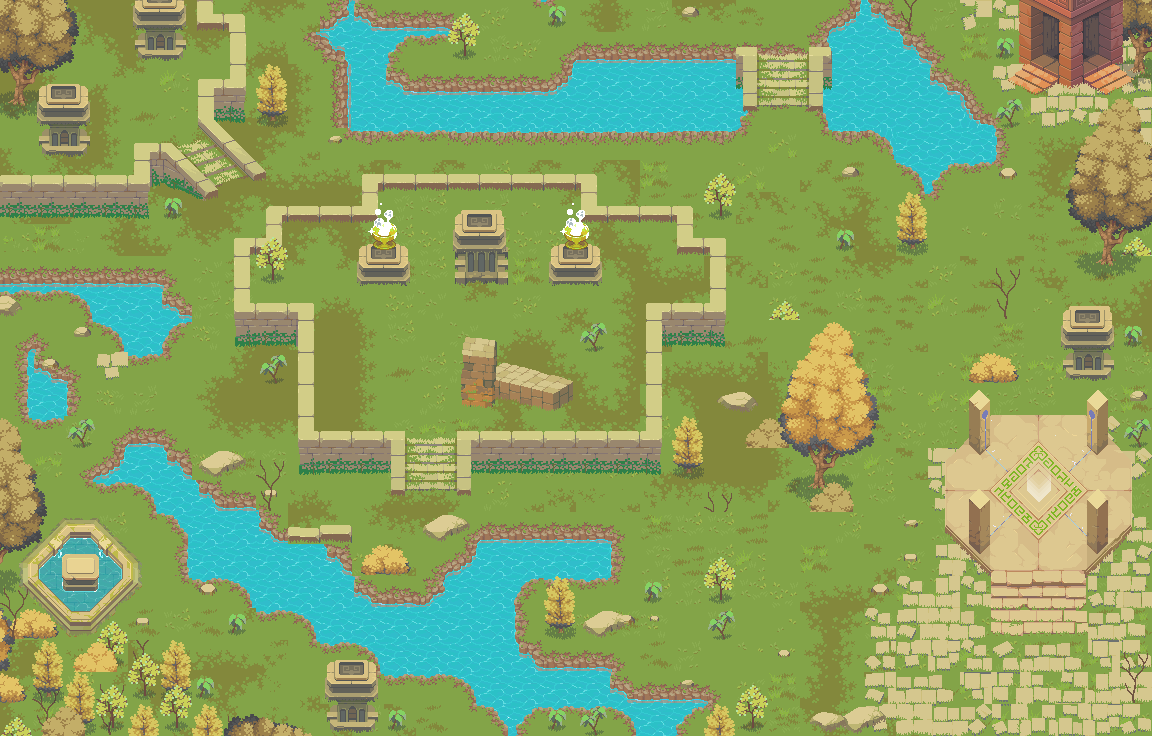

This game map was drawn from its Tiled (.tmx) file and the tilesets committed beside it. A one-line description and the trimmed map source follow:
An orthogonal 36x23 tile map with 32x32 px tiles, 11 tile layers (terrainMinus1, terrain0, terrain1, wall-8, ...), 5 tilesets and 43 objects.

<map version="1.10" tiledversion="1.11.0" orientation="orthogonal" renderorder="right-down" width="36" height="23" tilewidth="32" tileheight="32" infinite="0" nextlayerid="48" nextobjectid="46">
 <tileset firstgid="1" source="Terrain - Ancient Ruins.tsx" />
 <tileset firstgid="2092" source="Ancient Ruins-Tileset-wall-8.tsx" />
 <tileset firstgid="2162" source="Tileset-Animated Terrains-8 frames--.tsx" />
 <tileset firstgid="2423" name="Atlas-Props" tilewidth="32" tileheight="32" tilecount="208" columns="16">
  <image source="Atlas-Props.png" width="512" height="416" />
  <tile id="56">
   <properties>
    <property name="blocked" value="" />
   </properties>
  </tile>
  <tile id="57">
   <properties>
    <property name="blocked" value="" />
   </properties>
  </tile>
  <tile id="58">
   <properties>
    <property name="blocked" value="" />
   </properties>
  </tile>
  <tile id="59">
   <properties>
    <property name="blocked" value="" />
   </properties>
  </tile>
  <tile id="60">
   <properties>
    <property name="blocked" value="" />
   </properties>
  </tile>
  <tile id="61">
   <properties>
    <property name="blocked" value="" />
   </properties>
  </tile>
  <tile id="65">
   <properties>
    <property name="blocked" value="" />
   </properties>
  </tile>
  <tile id="66">
   <properties>
    <property name="blocked" value="" />
   </properties>
  </tile>
  <tile id="67">
   <properties>
    <property name="blocked" value="" />
   </properties>
  </tile>
  <tile id="68">
   <properties>
    <property name="blocked" value="" />
   </properties>
  </tile>
  <tile id="69">
   <properties>
    <property name="blocked" value="" />
   </properties>
  </tile>
  <tile id="72">
   <properties>
    <property name="blocked" value="" />
   </properties>
  </tile>
  <tile id="73">
   <properties>
    <property name="blocked" value="" />
   </properties>
  </tile>
  <tile id="74">
   <properties>
    <property name="blocked" value="" />
   </properties>
  </tile>
  <tile id="75">
   <properties>
    <property name="blocked" value="" />
   </properties>
  </tile>
  <tile id="76">
   <properties>
    <property name="blocked" value="" />
   </properties>
  </tile>
  <tile id="77">
   <properties>
    <property name="blocked" value="" />
   </properties>
  </tile>
  <tile id="88">
   <properties>
    <property name="blocked" value="" />
   </properties>
  </tile>
  <tile id="89">
   <properties>
    <property name="blocked" value="" />
   </properties>
  </tile>
  <tile id="90">
   <properties>
    <property name="blocked" value="" />
   </properties>
  </tile>
  <tile id="91">
   <properties>
    <property name="blocked" value="" />
   </properties>
  </tile>
  <tile id="92">
   <properties>
    <property name="blocked" value="" />
   </properties>
  </tile>
  <tile id="93">
   <properties>
    <property name="blocked" value="" />
   </properties>
  </tile>
  <tile id="102">
   <properties>
    <property name="blocked" value="" />
   </properties>
  </tile>
  <tile id="103">
   <properties>
    <property name="blocked" value="" />
   </properties>
  </tile>
  <tile id="104">
   <properties>
    <property name="blocked" value="" />
   </properties>
  </tile>
  <tile id="105">
   <properties>
    <property name="blocked" value="" />
   </properties>
  </tile>
  <tile id="106">
   <properties>
    <property name="blocked" value="" />
   </properties>
  </tile>
  <tile id="107">
   <properties>
    <property name="blocked" value="" />
   </properties>
  </tile>
  <tile id="108">
   <properties>
    <property name="blocked" value="" />
   </properties>
  </tile>
  <tile id="109">
   <properties>
    <property name="blocked" value="" />
   </properties>
  </tile>
  <tile id="110">
   <properties>
    <property name="blocked" value="" />
   </properties>
  </tile>
  <tile id="111">
   <properties>
    <property name="blocked" value="" />
   </properties>
  </tile>
  <tile id="118">
   <properties>
    <property name="blocked" value="" />
   </properties>
  </tile>
  <tile id="119">
   <properties>
    <property name="blocked" value="" />
   </properties>
  </tile>
  <tile id="120">
   <properties>
    <property name="blocked" value="" />
   </properties>
  </tile>
  <tile id="121">
   <properties>
    <property name="blocked" value="" />
   </properties>
  </tile>
  <tile id="123">
   <properties>
    <property name="blocked" value="" />
   </properties>
  </tile>
  <tile id="124">
   <properties>
    <property name="blocked" value="" />
   </properties>
  </tile>
  <tile id="125">
   <properties>
    <property name="blocked" value="" />
   </properties>
  </tile>
  <tile id="126">
   <properties>
    <property name="blocked" value="" />
   </properties>
  </tile>
  <tile id="127">
   <properties>
    <property name="blocked" value="" />
   </properties>
  </tile>
  <tile id="134">
   <properties>
    <property name="blocked" value="" />
   </properties>
  </tile>
  <tile id="136">
   <properties>
    <property name="blocked" value="" />
   </properties>
  </tile>
  <tile id="137">
   <properties>
    <property name="blocked" value="" />
   </properties>
  </tile>
  <tile id="138">
   <properties>
    <property name="blocked" value="" />
   </properties>
  </tile>
  <tile id="139">
   <properties>
    <property name="blocked" value="" />
   </properties>
  </tile>
  <tile id="140">
   <properties>
    <property name="blocked" value="" />
   </properties>
  </tile>
  <tile id="141">
   <properties>
    <property name="blocked" value="" />
   </properties>
  </tile>
  <tile id="142">
   <properties>
    <property name="blocked" value="" />
   </properties>
  </tile>
  <tile id="143">
   <properties>
    <property name="blocked" value="" />
   </properties>
  </tile>
  <tile id="146">
   <properties>
    <property name="blocked" value="" />
   </properties>
  </tile>
  <tile id="155">
   <properties>
    <property name="blocked" value="" />
   </properties>
  </tile>
  <tile id="156">
   <properties>
    <property name="blocked" value="" />
   </properties>
  </tile>
  <tile id="157">
   <properties>
    <property name="blocked" value="" />
   </properties>
  </tile>
  <tile id="158">
   <properties>
    <property name="blocked" value="" />
   </properties>
  </tile>
  <tile id="159">
   <properties>
    <property name="blocked" value="" />
   </properties>
  </tile>
  <tile id="163">
   <properties>
    <property name="blocked" value="" />
   </properties>
  </tile>
  <tile id="164">
   <properties>
    <property name="blocked" value="" />
   </properties>
  </tile>
  <tile id="165">
   <properties>
    <property name="blocked" value="" />
   </properties>
  </tile>
  <tile id="171">
   <properties>
    <property name="blocked" value="" />
   </properties>
  </tile>
  <tile id="172">
   <properties>
    <property name="blocked" value="" />
   </properties>
  </tile>
  <tile id="173">
   <properties>
    <property name="blocked" value="" />
   </properties>
  </tile>
  <tile id="174">
   <properties>
    <property name="blocked" value="" />
   </properties>
  </tile>
  <tile id="175">
   <properties>
    <property name="blocked" value="" />
   </properties>
  </tile>
  <tile id="179">
   <properties>
    <property name="blocked" value="" />
   </properties>
  </tile>
  <tile id="180">
   <properties>
    <property name="blocked" value="" />
   </properties>
  </tile>
  <tile id="181">
   <properties>
    <property name="blocked" value="" />
   </properties>
  </tile>
  <tile id="187">
   <properties>
    <property name="blocked" value="" />
   </properties>
  </tile>
  <tile id="188">
   <properties>
    <property name="blocked" value="" />
   </properties>
  </tile>
  <tile id="189">
   <properties>
    <property name="blocked" value="" />
   </properties>
  </tile>
  <tile id="190">
   <properties>
    <property name="blocked" value="" />
   </properties>
  </tile>
  <tile id="191">
   <properties>
    <property name="blocked" value="" />
   </properties>
  </tile>
  <tile id="194">
   <properties>
    <property name="blocked" value="" />
   </properties>
  </tile>
 </tileset>
 <tileset firstgid="2631" name="altar 224x288 - standing on grass" tilewidth="32" tileheight="32" tilecount="2457" columns="273">
  <image source="altar 224x288 - standing on grass.png" width="8736" height="288" />
 </tileset>
 <layer id="44" name="terrainMinus1" width="36" height="23">
  <data>[828 cells, 43 non-empty, 18 distinct tile ids]</data>
 </layer>
 <layer id="8" name="terrain0" width="36" height="23">
  <data>[828 cells, 622 non-empty, 37 distinct tile ids]</data>
 </layer>
 <layer id="33" name="terrain1" width="36" height="23">
  <data>[828 cells, 547 non-empty, 66 distinct tile ids]</data>
 </layer>
 <layer id="24" name="wall-8" width="36" height="23">
  <data>[828 cells, 291 non-empty, 119 distinct tile ids]</data>
 </layer>
 <layer id="34" name="Animated water" width="36" height="23">
  <data>[828 cells, 302 non-empty, 93 distinct tile ids]</data>
 </layer>
 <layer id="31" name="stairs" width="36" height="23">
  <data>[828 cells, 205 non-empty, 131 distinct tile ids]</data>
 </layer>
 <layer id="36" name="font" width="36" height="23">
  <data>[828 cells, 78 non-empty, 59 distinct tile ids]</data>
 </layer>
 <layer id="37" name="portal" width="36" height="23">
  <data>[828 cells, 59 non-empty, 59 distinct tile ids]</data>
 </layer>
 <layer id="38" name="light" width="36" height="23">
  <data>[828 cells, 7 non-empty, 5 distinct tile ids]</data>
 </layer>
 <layer id="39" name="plants" width="36" height="23">
  <data>[828 cells, 7 non-empty, 7 distinct tile ids]</data>
 </layer>
 <layer id="42" name="hero" width="36" height="23">
  <data>[828 cells, 0 non-empty, 0 distinct tile ids]</data>
 </layer>
 <objectgroup id="46" name="colision" visible="0">
  <object id="3" x="341.333" y="0.67">
   <properties>
    <property name="blocked" type="bool" value="true" />
   </properties>
   <polygon points="0,0 0,8.66667 -14.6667,20.6667 -24.6667,25.3333 -33.3333,34 -29.3333,41.3333 -18.6667,45.3333 -11.3333,55.3333 -5.33333,62 -6.66667,122 0,128 7.33333,136.667 382,140.667 394,136 404,133.333 407.333,124 410.667,114.667 415.333,109.333 416,45.3333 401.333,42.6667 366.667,45.3333 241.333,44.6667 228.667,51.3333 219.333,57.3333 217.333,72.6667 208.667,76.6667 186.667,78.6667 157.333,78.6667 132.667,78.6667 106,78.6667 70,78.6667 57.3333,69.3333 52.6667,55.3333 62.6667,42.6667 79.3333,42 103.333,39.3333 111.333,19.3333 108,14 38.6667,14.6667 25.3333,7.33333 16.6667,2" />
  </object>
  <object id="4" x="43.3333" y="88">
   <properties>
    <property name="blocked" type="bool" value="true" />
   </properties>
   <polygon points="0,0 9.33333,-3.33333 35.3333,-3.33333 39.3333,-1.33333 42,0 45.3333,28.6667 38,34.6667 36,49.3333 45.3333,48 44.6667,56.6667 37.3333,62.6667 16,64 2.66667,64 -5.33333,55.3333 -4.66667,50 4.66667,48 7.33333,40 7.33333,35.3333 -2.66667,35.3333 -6,30 -4.66667,15.3333" />
  </object>
  <object id="5" x="344.667" y="-68">
   <polygon points="0,0 -20.6667,4 0.666667,2" />
  </object>
  <object id="6" x="136" y="4.66667">
   <properties>
    <property name="blocked" type="bool" value="true" />
   </properties>
   <polygon points="0,0 -2.66667,14.6667 4.66667,24.6667 0.666667,34.6667 2.66667,45.3333 14,52.6667 42,51.3333 46.6667,46 48.6667,36.6667 44.6667,29.3333 37.3333,28.6667 37.3333,22.6667 46.6667,22.6667 49.3333,12.6667 48.6667,-4 31.3333,-4.66667" />
  </object>
  <object id="7" x="8.66667" y="103.333">
   <properties>
    <property name="blocked" type="bool" value="true" />
   </properties>
   <polygon points="0,0 16,2.66667 13.3333,-20 24,-21.3333 30,-32 16.6667,-26 9.33333,-29.3333 1.33333,-40.6667 2.66667,-28" />
  </object>
  <object id="8" x="198.667" y="1.33333">
   <properties>
    <property name="blocked" type="bool" value="true" />
   </properties>
   <polygon points="0,0 -1.33333,20 30.6667,23.3333 31.3333,76.6667 0.666667,78 1.33333,116 1.33333,120.667 55.3333,176 65.3333,173.333 66,169.333 14.6667,116.667 44.6667,118.667 46,87.3333 46,13.3333 14,11.3333 14,0.666667" />
  </object>
  </objectgroup>
</map>
<!-- 37 of 43 objects omitted -->
